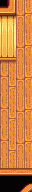

The image is a tile-based game level rendered from a .tmx file. Its description and source (layers, tilesets, objects; grid data summarised) follow:
An orthogonal 2x12 tile map with 16x16 px tiles, 5 tile layers (Back, Buildings, Front, Paths, ...), 5 tilesets and 3 objects (3x TileData).

<map version="1.10" tiledversion="1.10.2" orientation="orthogonal" renderorder="right-down" width="2" height="12" tilewidth="16" tileheight="16" infinite="0" nextlayerid="13" nextobjectid="1472">
 <properties>
  <property name="EntryLocation" value="12 29" />
  <property name="FloorIDs" value="Bedroom, Bedroom1, LivingRoom, LivingRoom1, LivingRoom2, LivingRoom3, LivingRoom4, LivingRoom5, LivingRoom6, Kitchen, Hallway_Bedroom, Hallway_Bedroom1, Hallway_Bedroom2, Hallway_Bedroom3, Hallway_Bedroom4, Hallway_Bedroom5, Hallway_Bedroom6, SouthRoom1, SouthRoom2, SouthRoom3, SouthRoom4, SouthRoom5, SouthRoom6, SouthRoom7, SouthRoom8, SERoom1, SERoom2, SERoom3, SERoom4, SERoom5, SERoom6, Roof, Hallway1, Room1" />
  <property name="IsFarm" value="T" />
  <property name="IsGreenhouse" value="T" />
  <property name="KitchenStandingLocation" value="39 25" />
  <property name="ViewportFollowPlayer" type="bool" value="true" />
  <property name="WallIDs" value="Bedroom, Bedroom1, Bedroom2, LivingRoom, LivingRoom1, LivingRoom2, LivingRoom3, LivingRoom4, LivingRoom5, LivingRoom6, LivingRoom7, LivingRoom8, Kitchen, Hallway_Bedroom, Hallway_Bedroom1, Hallway_Bedroom2, Hallway_Bedroom3, Hallway_Bedroom4, Hallway_Bedroom5, SouthRoom1, SouthRoom2, SouthRoom3, SouthRoom3a, SouthRoom4, SouthRoom4a, SouthRoom5, SouthRoom5a, SouthRoom6, SouthRoom7, SouthRoom8, SERoom1, SERoom2, SERoom3, SERoom4, SERoom5, SERoom6, SERoom7, SERoom8, SERoom9, Hallway1, Room1" />
  <property name="Warp" value="12 30 Farm 64 15 13 30 Farm 64 15 22 1 FarmHouse 34 105 23 1 FarmHouse 35 105 34 106 FarmHouse 22 2 35 106 FarmHouse 23 2 15 69 FarmHouse 26 93 16 69 FarmHouse 26 93 26 92 FarmHouse 15 68 30 33 FarmHouse 34 189 31 33 FarmHouse 35 189 34 188 FarmHouse 30 32 35 188 FarmHouse 31 32 38 156 FarmHouse 43 96 39 156 FarmHouse 43 96" />
  <property name="indoorWater" value="T" />
 </properties>
 <tileset firstgid="1" name="indoor" tilewidth="16" tileheight="16" tilecount="2176" columns="32">
  <image source=".townInterior.png" width="512" height="1088" />
  <tile id="1885">
   <properties>
    <property name="Type" value="Wood" />
   </properties>
  </tile>
  <tile id="2078">
   <properties>
    <property name="Type" value="Wood" />
   </properties>
  </tile>
  <tile id="2079">
   <properties>
    <property name="Type" value="Wood" />
   </properties>
  </tile>
  <tile id="2106">
   <properties>
    <property name="Type" value="Wood" />
   </properties>
  </tile>
 </tileset>
 <tileset firstgid="2177" name="untitled tile sheet" tilewidth="16" tileheight="16" tilecount="264" columns="12">
  <image source=".farmhouse_tiles.png" width="192" height="352" />
 </tileset>
 <tileset firstgid="2441" name="walls_and_floors" tilewidth="16" tileheight="16" tilecount="688" columns="16">
  <image source=".walls_and_floors.png" width="256" height="688" />
 </tileset>
 <tileset firstgid="3129" name="sewer" tilewidth="16" tileheight="16" tilecount="88" columns="8">
  <image source=".SewerTiles.png" width="128" height="176" />
 </tileset>
 <tileset firstgid="3217" name="corners" tilewidth="16" tileheight="16" tilecount="9" columns="9">
  <image source="corners.png" width="144" height="16" />
 </tileset>
 <layer id="1" name="Back" width="2" height="12">
  <data>[24 cells, 22 non-empty, 6 distinct tile ids]</data>
 </layer>
 <layer id="3" name="Buildings" width="2" height="12">
  <data>[24 cells, 6 non-empty, 6 distinct tile ids]</data>
 </layer>
 <layer id="5" name="Front" width="2" height="12">
  <data>[24 cells, 6 non-empty, 5 distinct tile ids]</data>
 </layer>
 <layer id="9" name="Paths" width="2" height="12">
  <data>[24 cells, 0 non-empty, 0 distinct tile ids]</data>
 </layer>
 <layer id="7" name="AlwaysFront" width="2" height="12">
  <data>[24 cells, 0 non-empty, 0 distinct tile ids]</data>
 </layer>
 <objectgroup id="2" name="Back">
  <object id="1402" name="TileData" x="16" y="0" width="16" height="176">
   <properties>
    <property name="FloorID" value="SERoom1" />
   </properties>
  </object>
  <object id="1470" name="TileData" x="0" y="48" width="16" height="128">
   <properties>
    <property name="FloorID" value="SERoom1" />
   </properties>
  </object>
  <object id="1471" name="TileData" x="0" y="16" width="16" height="16">
   <properties>
    <property name="WallID" value="SERoom1" />
   </properties>
  </object>
 </objectgroup>
 <objectgroup id="4" name="Buildings" />
 <objectgroup id="6" name="Front" />
 <objectgroup id="10" name="Paths" />
 <objectgroup id="8" name="AlwaysFront" />
</map>
